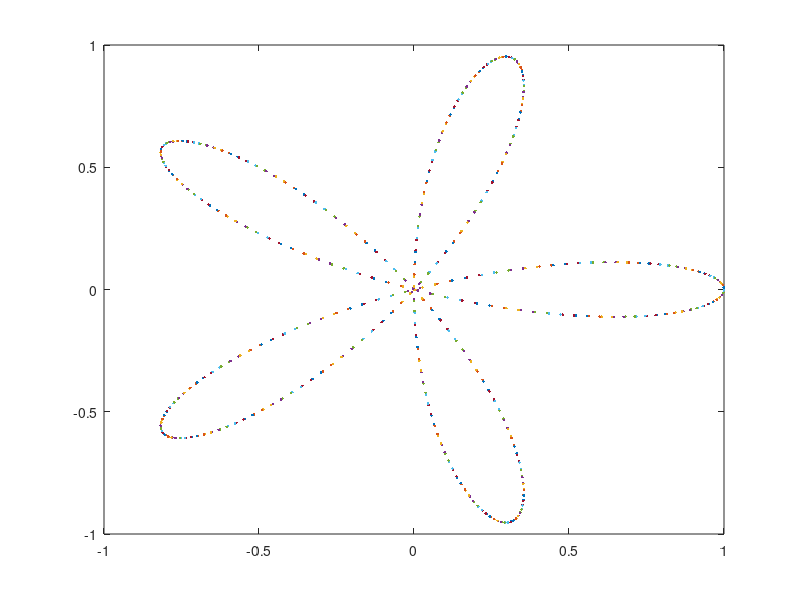

This chart was generated by the following MATLAB code:

k = 5;


for a = 0:0.01:2*pi
    plot(cos(k*a)*cos(a),cos(k*a)*sin(a),'.')
    %use hold as the points are being plotted one at a time
    hold on
end
hold off